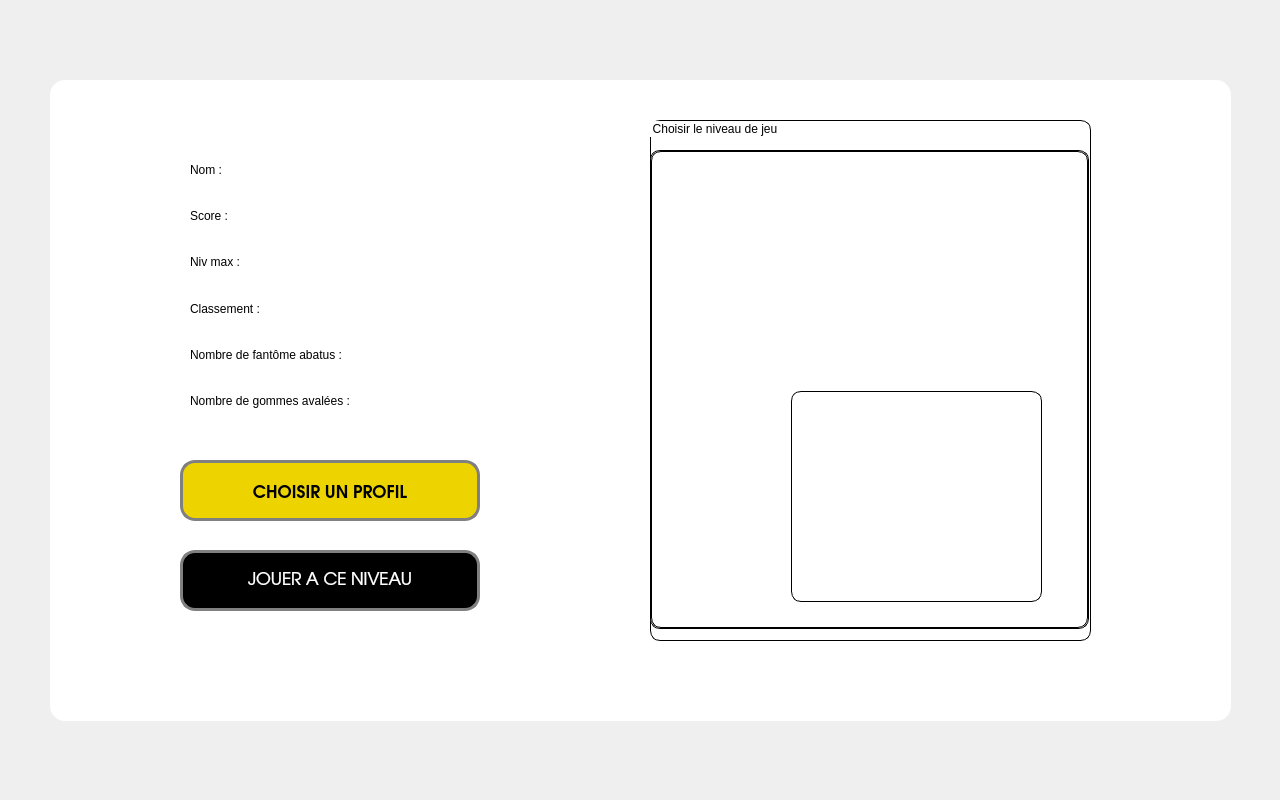
<?xml version="1.0" encoding="UTF-8"?>
<ui version="4.0">
 <class>VueProfile</class>
 <widget class="QWidget" name="VueProfile">
  <property name="enabled">
   <bool>true</bool>
  </property>
  <property name="geometry">
   <rect>
    <x>0</x>
    <y>0</y>
    <width>1280</width>
    <height>800</height>
   </rect>
  </property>
  <property name="minimumSize">
   <size>
    <width>1280</width>
    <height>800</height>
   </size>
  </property>
  <property name="maximumSize">
   <size>
    <width>1280</width>
    <height>800</height>
   </size>
  </property>
  <property name="windowTitle">
   <string>Form</string>
  </property>
  <widget class="QLabel" name="label">
   <property name="geometry">
    <rect>
     <x>0</x>
     <y>0</y>
     <width>1281</width>
     <height>801</height>
    </rect>
   </property>
   <property name="font">
    <font>
     <weight>75</weight>
     <italic>false</italic>
     <bold>true</bold>
    </font>
   </property>
   <property name="text">
    <string/>
   </property>
   <property name="pixmap">
    <pixmap>graphics_pacman/Source_bg.jpg</pixmap>
   </property>
   <property name="scaledContents">
    <bool>true</bool>
   </property>
  </widget>
  <widget class="QGroupBox" name="groupBox">
   <property name="geometry">
    <rect>
     <x>50</x>
     <y>80</y>
     <width>1181</width>
     <height>641</height>
    </rect>
   </property>
   <property name="sizePolicy">
    <sizepolicy hsizetype="Preferred" vsizetype="Minimum">
     <horstretch>0</horstretch>
     <verstretch>0</verstretch>
    </sizepolicy>
   </property>
   <property name="autoFillBackground">
    <bool>false</bool>
   </property>
   <property name="styleSheet">
    <string notr="true">background-color: white; border-radius: 15px;</string>
   </property>
   <property name="title">
    <string/>
   </property>
   <widget class="QWidget" name="verticalLayoutWidget">
    <property name="geometry">
     <rect>
      <x>140</x>
      <y>70</y>
      <width>291</width>
      <height>271</height>
     </rect>
    </property>
    <layout class="QVBoxLayout" name="verticalLayout">
     <item>
      <widget class="QLabel" name="nom">
       <property name="text">
        <string>Nom : </string>
       </property>
      </widget>
     </item>
     <item>
      <widget class="QLabel" name="score">
       <property name="text">
        <string>Score : </string>
       </property>
      </widget>
     </item>
     <item>
      <widget class="QLabel" name="niv_max">
       <property name="text">
        <string>Niv max : </string>
       </property>
      </widget>
     </item>
     <item>
      <widget class="QLabel" name="classement">
       <property name="text">
        <string>Classement : </string>
       </property>
      </widget>
     </item>
     <item>
      <widget class="QLabel" name="fantome">
       <property name="text">
        <string>Nombre de fantôme abatus : </string>
       </property>
      </widget>
     </item>
     <item>
      <widget class="QLabel" name="gomme">
       <property name="text">
        <string>Nombre de gommes avalées : </string>
       </property>
      </widget>
     </item>
    </layout>
   </widget>
   <widget class="QPushButton" name="pushButton">
    <property name="geometry">
     <rect>
      <x>130</x>
      <y>380</y>
      <width>300</width>
      <height>61</height>
     </rect>
    </property>
    <property name="minimumSize">
     <size>
      <width>300</width>
      <height>0</height>
     </size>
    </property>
    <property name="font">
     <font>
      <family>URW Gothic L</family>
      <pointsize>13</pointsize>
      <weight>75</weight>
      <bold>true</bold>
     </font>
    </property>
    <property name="statusTip">
     <string/>
    </property>
    <property name="autoFillBackground">
     <bool>false</bool>
    </property>
    <property name="styleSheet">
     <string notr="true">background-color : rgb(237, 212, 0);
color: black;
border: 3px solid gray;
border-radius: 15px;</string>
    </property>
    <property name="text">
     <string>CHOISIR UN PROFIL</string>
    </property>
   </widget>
   <widget class="QPushButton" name="pushButton_2">
    <property name="geometry">
     <rect>
      <x>130</x>
      <y>470</y>
      <width>300</width>
      <height>61</height>
     </rect>
    </property>
    <property name="minimumSize">
     <size>
      <width>300</width>
      <height>0</height>
     </size>
    </property>
    <property name="font">
     <font>
      <family>URW Gothic L</family>
      <pointsize>13</pointsize>
      <weight>50</weight>
      <italic>false</italic>
      <bold>false</bold>
      <underline>false</underline>
      <strikeout>false</strikeout>
     </font>
    </property>
    <property name="autoFillBackground">
     <bool>false</bool>
    </property>
    <property name="styleSheet">
     <string notr="true">background-color: black; 
color: white; 
border: 3px solid gray;</string>
    </property>
    <property name="text">
     <string>JOUER A CE NIVEAU</string>
    </property>
   </widget>
   <widget class="QGroupBox" name="groupBox_2">
    <property name="geometry">
     <rect>
      <x>600</x>
      <y>40</y>
      <width>441</width>
      <height>521</height>
     </rect>
    </property>
    <property name="styleSheet">
     <string notr="true">border: 1px solid black; border-radius: 10px;</string>
    </property>
    <property name="title">
     <string>Choisir le niveau de jeu</string>
    </property>
    <widget class="QScrollArea" name="scrollArea">
     <property name="geometry">
      <rect>
       <x>0</x>
       <y>30</y>
       <width>439</width>
       <height>479</height>
      </rect>
     </property>
     <property name="widgetResizable">
      <bool>true</bool>
     </property>
     <widget class="QWidget" name="scrollAreaWidgetContents">
      <property name="geometry">
       <rect>
        <x>0</x>
        <y>0</y>
        <width>437</width>
        <height>477</height>
       </rect>
      </property>
      <widget class="QWidget" name="verticalLayoutWidget_2">
       <property name="geometry">
        <rect>
         <x>140</x>
         <y>240</y>
         <width>251</width>
         <height>211</height>
        </rect>
       </property>
       <layout class="QVBoxLayout" name="verticalLayout_2"/>
      </widget>
     </widget>
    </widget>
   </widget>
  </widget>
 </widget>
 <resources/>
 <connections>
  <connection>
   <sender>pushButton</sender>
   <signal>clicked()</signal>
   <receiver>VueProfile</receiver>
   <slot>changeProfil()</slot>
   <hints>
    <hint type="sourcelabel">
     <x>329</x>
     <y>490</y>
    </hint>
    <hint type="destinationlabel">
     <x>639</x>
     <y>399</y>
    </hint>
   </hints>
  </connection>
  <connection>
   <sender>pushButton_2</sender>
   <signal>clicked()</signal>
   <receiver>VueProfile</receiver>
   <slot>playlingLevelSelected()</slot>
   <hints>
    <hint type="sourcelabel">
     <x>329</x>
     <y>580</y>
    </hint>
    <hint type="destinationlabel">
     <x>639</x>
     <y>399</y>
    </hint>
   </hints>
  </connection>
 </connections>
 <slots>
  <slot>changeProfil()</slot>
  <slot>playlingLevelSelected()</slot>
 </slots>
</ui>
